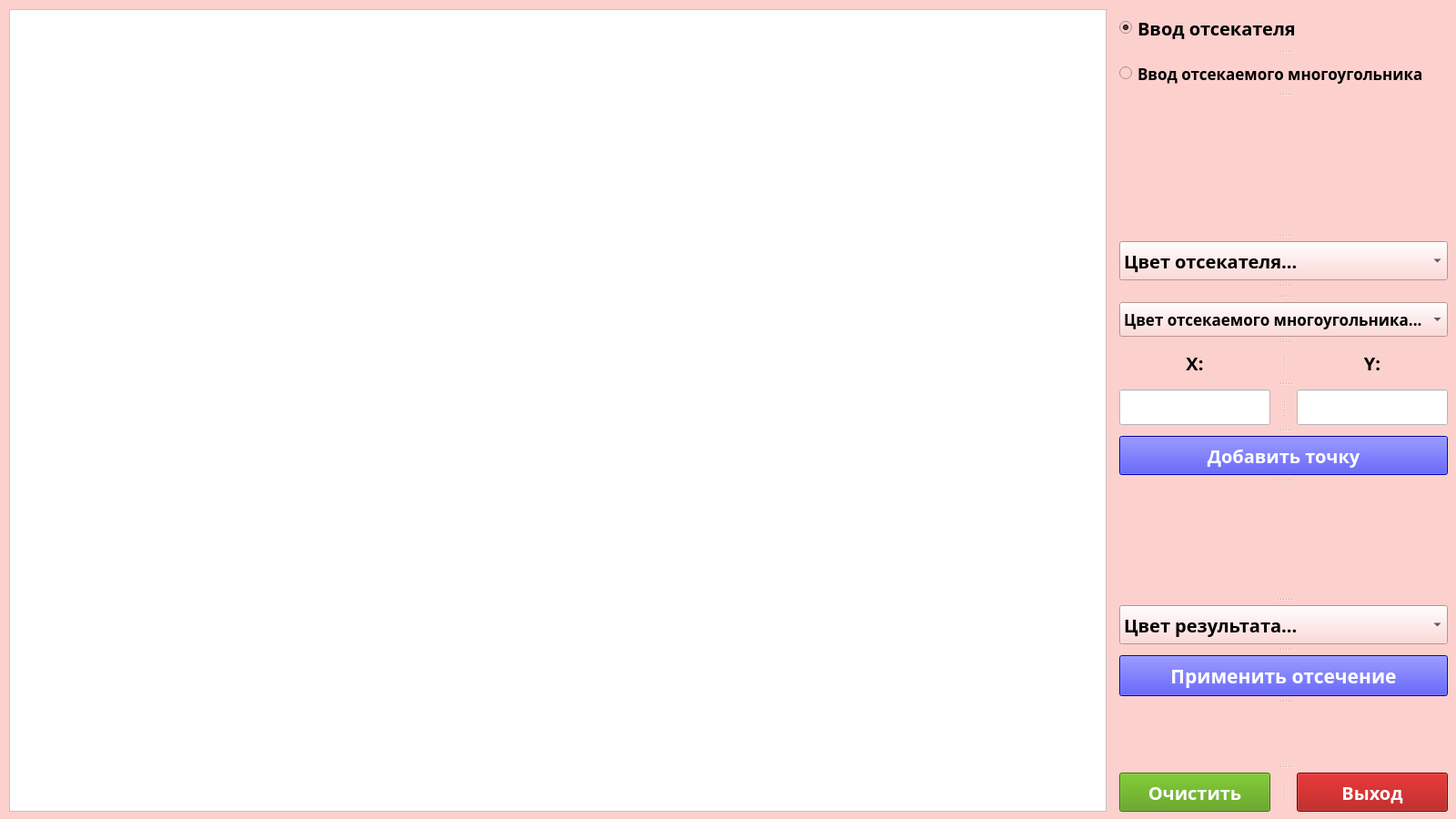
<?xml version="1.0" encoding="UTF-8"?>
<ui version="4.0">
 <class>MainWindow</class>
 <widget class="QMainWindow" name="MainWindow">
  <property name="geometry">
   <rect>
    <x>0</x>
    <y>0</y>
    <width>1600</width>
    <height>900</height>
   </rect>
  </property>
  <property name="minimumSize">
   <size>
    <width>1600</width>
    <height>900</height>
   </size>
  </property>
  <property name="windowTitle">
   <string>Отсечение многоугольников</string>
  </property>
  <property name="styleSheet">
   <string notr="true">background-color: rgb(252, 208, 205);</string>
  </property>
  <widget class="QWidget" name="centralwidget">
   <widget class="QWidget" name="layoutWidget">
    <property name="geometry">
     <rect>
      <x>10</x>
      <y>10</y>
      <width>1581</width>
      <height>882</height>
     </rect>
    </property>
    <layout class="QGridLayout" name="gridLayout">
     <property name="horizontalSpacing">
      <number>14</number>
     </property>
     <item row="0" column="0">
      <widget class="QGraphicsView" name="canvas">
       <property name="minimumSize">
        <size>
         <width>1200</width>
         <height>880</height>
        </size>
       </property>
       <property name="styleSheet">
        <string notr="true">background-color: rgb(255, 255, 255);</string>
       </property>
      </widget>
     </item>
     <item row="0" column="1">
      <widget class="QSplitter" name="splitter_8">
       <property name="orientation">
        <enum>Qt::Vertical</enum>
       </property>
       <property name="handleWidth">
        <number>12</number>
       </property>
       <widget class="QRadioButton" name="radio_cutter">
        <property name="font">
         <font>
          <family>KacstTitle</family>
          <pointsize>15</pointsize>
          <weight>75</weight>
          <bold>true</bold>
         </font>
        </property>
        <property name="text">
         <string>Ввод отсекателя</string>
        </property>
        <property name="checked">
         <bool>true</bool>
        </property>
       </widget>
       <widget class="QRadioButton" name="radio_figure">
        <property name="font">
         <font>
          <family>KacstTitle</family>
          <pointsize>13</pointsize>
          <weight>75</weight>
          <bold>true</bold>
         </font>
        </property>
        <property name="text">
         <string>Ввод отсекаемого многоугольника</string>
        </property>
       </widget>
       <widget class="QLabel" name="label">
        <property name="minimumSize">
         <size>
          <width>0</width>
          <height>120</height>
         </size>
        </property>
        <property name="text">
         <string/>
        </property>
       </widget>
       <widget class="QComboBox" name="cutter_box">
        <property name="maximumSize">
         <size>
          <width>361</width>
          <height>51</height>
         </size>
        </property>
        <property name="font">
         <font>
          <family>KacstTitle</family>
          <pointsize>15</pointsize>
          <weight>75</weight>
          <bold>true</bold>
         </font>
        </property>
        <property name="styleSheet">
         <string notr="true">selection-color: rgb(0, 0, 0);</string>
        </property>
        <item>
         <property name="text">
          <string>Цвет отсекателя...</string>
         </property>
        </item>
        <item>
         <property name="text">
          <string>Красный</string>
         </property>
        </item>
        <item>
         <property name="text">
          <string>Синий</string>
         </property>
        </item>
        <item>
         <property name="text">
          <string>Черный</string>
         </property>
        </item>
        <item>
         <property name="text">
          <string>Зеленый</string>
         </property>
        </item>
        <item>
         <property name="text">
          <string>Оранжевый</string>
         </property>
        </item>
        <item>
         <property name="text">
          <string>Фиолетовый</string>
         </property>
        </item>
        <item>
         <property name="text">
          <string>Белый</string>
         </property>
        </item>
       </widget>
       <widget class="QSplitter" name="splitter">
        <property name="maximumSize">
         <size>
          <width>0</width>
          <height>0</height>
         </size>
        </property>
        <property name="orientation">
         <enum>Qt::Horizontal</enum>
        </property>
        <property name="handleWidth">
         <number>29</number>
        </property>
       </widget>
       <widget class="QComboBox" name="figure_box">
        <property name="maximumSize">
         <size>
          <width>361</width>
          <height>51</height>
         </size>
        </property>
        <property name="font">
         <font>
          <family>KacstTitle</family>
          <pointsize>13</pointsize>
          <weight>75</weight>
          <bold>true</bold>
         </font>
        </property>
        <property name="styleSheet">
         <string notr="true">selection-color: rgb(0, 0, 0);</string>
        </property>
        <item>
         <property name="text">
          <string>Цвет отсекаемого многоугольника...</string>
         </property>
        </item>
        <item>
         <property name="text">
          <string>Красный</string>
         </property>
        </item>
        <item>
         <property name="text">
          <string>Синий</string>
         </property>
        </item>
        <item>
         <property name="text">
          <string>Черный</string>
         </property>
        </item>
        <item>
         <property name="text">
          <string>Зеленый</string>
         </property>
        </item>
        <item>
         <property name="text">
          <string>Оранжевый</string>
         </property>
        </item>
        <item>
         <property name="text">
          <string>Фиолетовый</string>
         </property>
        </item>
        <item>
         <property name="text">
          <string>Белый</string>
         </property>
        </item>
       </widget>
       <widget class="QSplitter" name="splitter_5">
        <property name="maximumSize">
         <size>
          <width>16777215</width>
          <height>16777215</height>
         </size>
        </property>
        <property name="orientation">
         <enum>Qt::Horizontal</enum>
        </property>
        <property name="handleWidth">
         <number>29</number>
        </property>
        <widget class="QLabel" name="x_label">
         <property name="sizePolicy">
          <sizepolicy hsizetype="Preferred" vsizetype="Fixed">
           <horstretch>0</horstretch>
           <verstretch>0</verstretch>
          </sizepolicy>
         </property>
         <property name="minimumSize">
          <size>
           <width>166</width>
           <height>0</height>
          </size>
         </property>
         <property name="font">
          <font>
           <family>KacstTitle</family>
           <pointsize>15</pointsize>
           <weight>75</weight>
           <bold>true</bold>
          </font>
         </property>
         <property name="text">
          <string>X:</string>
         </property>
         <property name="alignment">
          <set>Qt::AlignCenter</set>
         </property>
        </widget>
        <widget class="QLabel" name="y_label">
         <property name="sizePolicy">
          <sizepolicy hsizetype="Preferred" vsizetype="Fixed">
           <horstretch>0</horstretch>
           <verstretch>0</verstretch>
          </sizepolicy>
         </property>
         <property name="minimumSize">
          <size>
           <width>166</width>
           <height>0</height>
          </size>
         </property>
         <property name="font">
          <font>
           <family>KacstTitle</family>
           <pointsize>15</pointsize>
           <weight>75</weight>
           <bold>true</bold>
          </font>
         </property>
         <property name="text">
          <string>Y:</string>
         </property>
         <property name="alignment">
          <set>Qt::AlignCenter</set>
         </property>
        </widget>
       </widget>
       <widget class="QSplitter" name="splitter_6">
        <property name="maximumSize">
         <size>
          <width>16777215</width>
          <height>16777215</height>
         </size>
        </property>
        <property name="orientation">
         <enum>Qt::Horizontal</enum>
        </property>
        <property name="handleWidth">
         <number>29</number>
        </property>
        <widget class="QLineEdit" name="x_entry">
         <property name="font">
          <font>
           <pointsize>16</pointsize>
          </font>
         </property>
         <property name="styleSheet">
          <string notr="true">background-color: rgb(255, 255, 255);</string>
         </property>
        </widget>
        <widget class="QLineEdit" name="y_entry">
         <property name="font">
          <font>
           <pointsize>16</pointsize>
          </font>
         </property>
         <property name="styleSheet">
          <string notr="true">background-color: rgb(255, 255, 255);</string>
         </property>
        </widget>
       </widget>
       <widget class="QPushButton" name="add_btn">
        <property name="sizePolicy">
         <sizepolicy hsizetype="Minimum" vsizetype="Fixed">
          <horstretch>0</horstretch>
          <verstretch>0</verstretch>
         </sizepolicy>
        </property>
        <property name="maximumSize">
         <size>
          <width>16777215</width>
          <height>51</height>
         </size>
        </property>
        <property name="font">
         <font>
          <family>KacstTitle</family>
          <pointsize>15</pointsize>
          <weight>75</weight>
          <italic>false</italic>
          <bold>true</bold>
         </font>
        </property>
        <property name="styleSheet">
         <string notr="true">background-color: rgb(0, 0, 255);
color: rgb(255, 255, 255);</string>
        </property>
        <property name="text">
         <string>Добавить точку</string>
        </property>
       </widget>
       <widget class="QLabel" name="label_3">
        <property name="minimumSize">
         <size>
          <width>0</width>
          <height>100</height>
         </size>
        </property>
        <property name="text">
         <string/>
        </property>
       </widget>
       <widget class="QComboBox" name="result_box">
        <property name="maximumSize">
         <size>
          <width>361</width>
          <height>51</height>
         </size>
        </property>
        <property name="font">
         <font>
          <family>KacstTitle</family>
          <pointsize>15</pointsize>
          <weight>75</weight>
          <bold>true</bold>
         </font>
        </property>
        <property name="styleSheet">
         <string notr="true">selection-color: rgb(0, 0, 0);</string>
        </property>
        <item>
         <property name="text">
          <string>Цвет результата...</string>
         </property>
        </item>
        <item>
         <property name="text">
          <string>Красный</string>
         </property>
        </item>
        <item>
         <property name="text">
          <string>Синий</string>
         </property>
        </item>
        <item>
         <property name="text">
          <string>Черный</string>
         </property>
        </item>
        <item>
         <property name="text">
          <string>Зеленый</string>
         </property>
        </item>
        <item>
         <property name="text">
          <string>Оранжевый</string>
         </property>
        </item>
        <item>
         <property name="text">
          <string>Фиолетовый</string>
         </property>
        </item>
        <item>
         <property name="text">
          <string>Белый</string>
         </property>
        </item>
       </widget>
       <widget class="QPushButton" name="cut_btn">
        <property name="sizePolicy">
         <sizepolicy hsizetype="Minimum" vsizetype="Fixed">
          <horstretch>0</horstretch>
          <verstretch>0</verstretch>
         </sizepolicy>
        </property>
        <property name="maximumSize">
         <size>
          <width>16777215</width>
          <height>51</height>
         </size>
        </property>
        <property name="font">
         <font>
          <family>KacstTitle</family>
          <pointsize>16</pointsize>
          <weight>75</weight>
          <bold>true</bold>
         </font>
        </property>
        <property name="styleSheet">
         <string notr="true">color: rgb(255, 255, 255);
background-color: rgb(0, 0, 255);</string>
        </property>
        <property name="text">
         <string>Применить отсечение</string>
        </property>
       </widget>
       <widget class="QLabel" name="label_4">
        <property name="minimumSize">
         <size>
          <width>0</width>
          <height>50</height>
         </size>
        </property>
        <property name="text">
         <string/>
        </property>
       </widget>
       <widget class="QSplitter" name="splitter_7">
        <property name="orientation">
         <enum>Qt::Horizontal</enum>
        </property>
        <property name="handleWidth">
         <number>29</number>
        </property>
        <widget class="QPushButton" name="clear_btn">
         <property name="minimumSize">
          <size>
           <width>166</width>
           <height>0</height>
          </size>
         </property>
         <property name="font">
          <font>
           <family>KacstTitle</family>
           <pointsize>15</pointsize>
           <weight>75</weight>
           <bold>true</bold>
          </font>
         </property>
         <property name="styleSheet">
          <string notr="true">color: rgb(255, 255, 255);
background-color: rgb(78, 154, 6);</string>
         </property>
         <property name="text">
          <string>Очистить</string>
         </property>
        </widget>
        <widget class="QPushButton" name="exit_btn">
         <property name="sizePolicy">
          <sizepolicy hsizetype="Minimum" vsizetype="Fixed">
           <horstretch>0</horstretch>
           <verstretch>0</verstretch>
          </sizepolicy>
         </property>
         <property name="minimumSize">
          <size>
           <width>166</width>
           <height>0</height>
          </size>
         </property>
         <property name="font">
          <font>
           <family>KacstTitle</family>
           <pointsize>15</pointsize>
           <weight>75</weight>
           <bold>true</bold>
          </font>
         </property>
         <property name="styleSheet">
          <string notr="true">color: rgb(255, 255, 255);
background-color: rgb(164, 0, 0);</string>
         </property>
         <property name="text">
          <string>Выход</string>
         </property>
        </widget>
       </widget>
      </widget>
     </item>
    </layout>
   </widget>
  </widget>
 </widget>
 <resources/>
 <connections/>
</ui>
